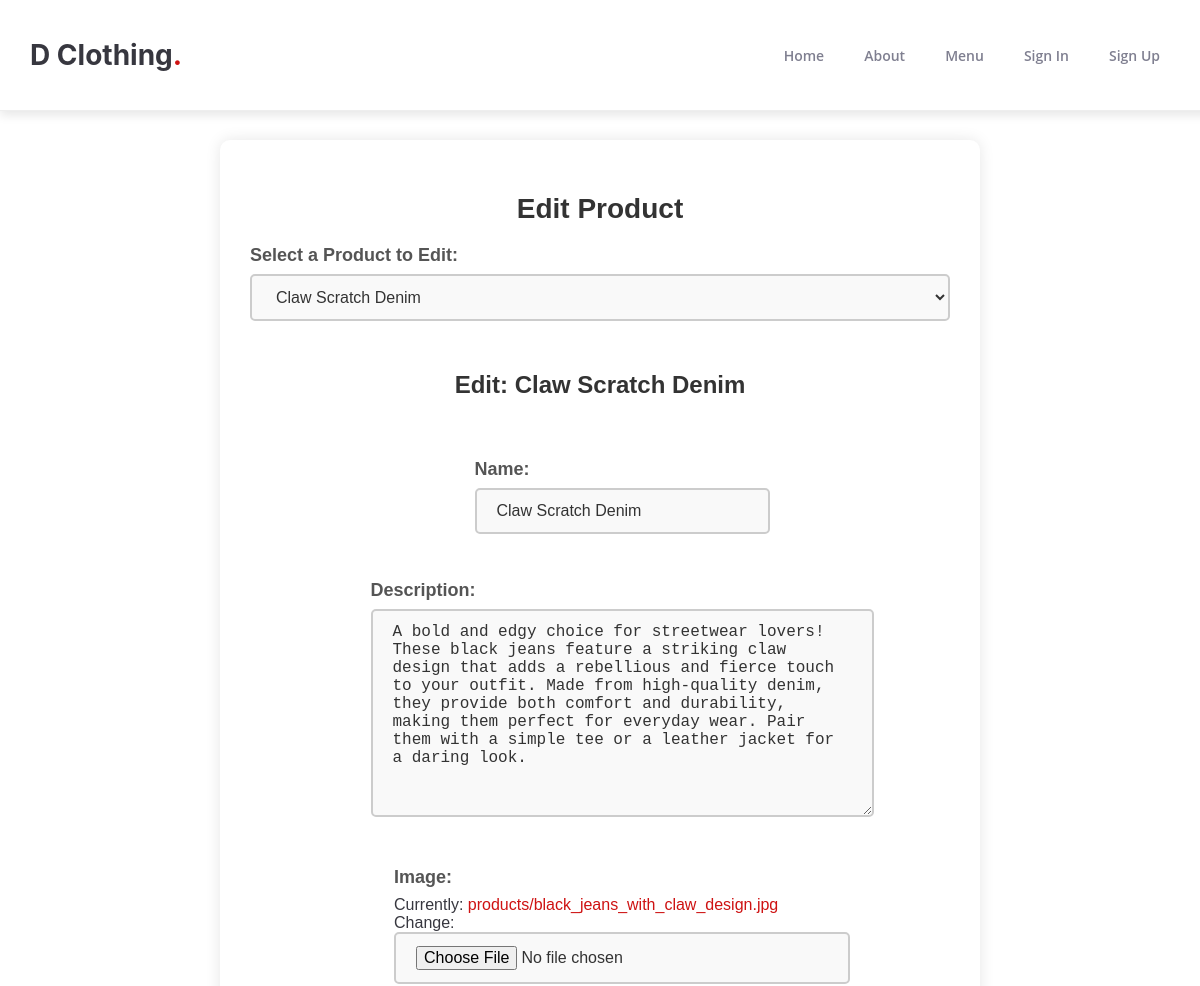
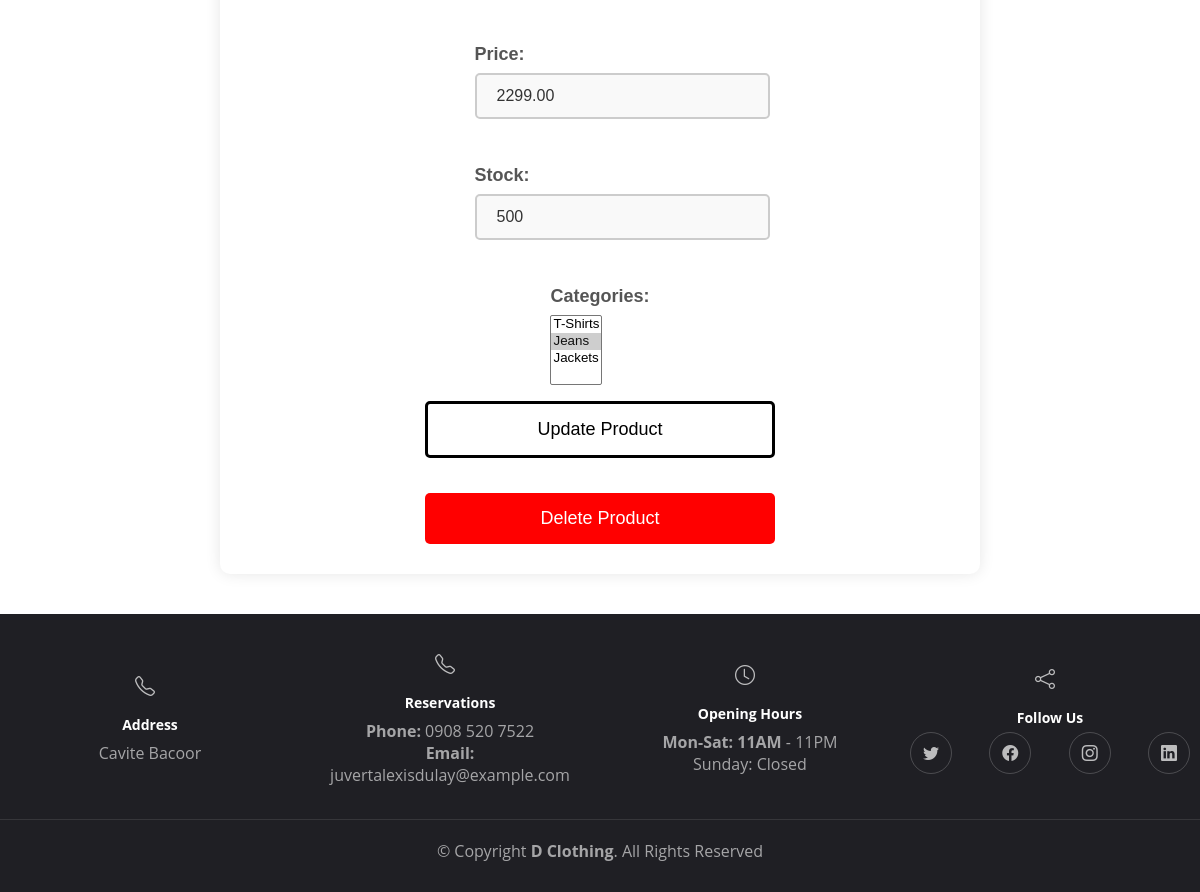
Screenshot of /product/edit/4/ with the database file from the repository (2 pictures, top to bottom).
### app/models.py (models this page shows, shortened)
class Product(models.Model):
    name = models.CharField(max_length=100)
    description = models.TextField(blank=True)
    image = models.ImageField(upload_to='products/', default='default.jpg')
    price = models.DecimalField(max_digits=10, decimal_places=2)
    stock = models.PositiveIntegerField()
    categories = models.ManyToManyField(Category, related_name='products')

class Category(models.Model):
    name = models.CharField(max_length=100)
    description = models.TextField(blank=True, null=True)
    def __str__(self):
        return self.name

### app/views.py (the view, shortened to what this page needs)
# urls.py: path('product/edit/<int:pk>/', EditProductView.as_view(), name='edit_product'),
class EditProductView(View):
    def get(self, request, pk=None):
        if pk:
            selected_product = get_object_or_404(Product, pk=pk)
            form = ProductForm(instance=selected_product)
        else:
            selected_product = None
            form = ProductForm()
        context = {
            'products': Product.objects.all(),
            'selected_product': selected_product,
            'form': form,
        }
        return render(request, 'app/edit_product.html', context)

### app/views.py
class ProductForm(forms.ModelForm):
    class Meta:
        model = Product
        fields = ['name', 'description', 'image', 'price', 'stock', 'categories']

### app/templates/app/edit_product.html (shortened to what this page needs)
{% extends 'app/base.html' %}
{% load static %}
{% block content %}
<link rel="stylesheet" href="{% static 'css/edit_product.css' %}">
<div class="edit-product-container">
    <h2>Edit Product</h2>
    <div class="form-container">
        <form method="get">
            <label for="product">Select a Product to Edit:</label>
            <select name="product" id="product" class="product-dropdown" onchange="window.location.href=this.value">
                {% for product in products %}
                    <option value="{% url 'edit_product' pk=product.pk %}" {% if product.pk == selected_product.pk %}selected{% endif %}>
                        {{ product.name }}
                    </option>
                {% endfor %}
            </select>
        </form>
        {% if selected_product %}
            <h3>Edit: {{ selected_product.name }}</h3>
            <div class="form-wrapper">
                <form method="post" enctype="multipart/form-data" class="product-form">
                    {{ form.as_p }}
                    <button type="submit" class="submit-button">Update Product</button>
                </form>
                <form method="post" action="{% url 'delete_product' pk=selected_product.pk %}"
                      onsubmit="return confirm('Are you sure you want to delete this product?');" class="delete-form">
                    <button type="submit" class="delete-button">Delete Product</button>
                </form>
            </div>
        {% endif %}
    </div>
</div>
{% endblock %}

### static/css/base.css (style rules this page uses)
body { font-family: var(--font-default); color: var(--color-default); }

### static/css/navbar.css (style rules this page uses)
:root { --font-default: "Open Sans", system-ui, -apple-system, "Segoe UI", Roboto, "Helvetica Neue", Arial, "Noto Sans", "Liberation Sans", sans-serif; --font-secondary: "Inter", sans-serif; --color-primary: #ce1212; --color-secondary: #37373f; --color-background: #ffffff; --color-text-light: #7f7f90; --color-hover: #ec2727; }
body { font-family: var(--font-default); color: var(--color-secondary); background-color: var(--color-background); margin: 0; padding: 0; }
a { color: var(--color-primary); text-decoration: none; transition: color 0.3s ease; }

### static/css/edit_product.css (style rules this page uses)
.edit-product-container { max-width: 700px; margin: 40px auto; padding: 30px; background: white; border-radius: 10px; box-shadow: 0 0 15px rgba(0, 0, 0, 0.1); font-family: Arial, sans-serif; margin-top: 140px; }
.edit-product-container h2 { text-align: center; font-size: 28px; margin-bottom: 20px; color: #333; }
.form-container { margin-top: 20px; }
label { font-size: 18px; margin-bottom: 8px; display: block; font-weight: 600; color: #555; }
.product-dropdown { width: 100%; padding: 12px 20px; margin-bottom: 20px; border: 2px solid #ccc; border-radius: 5px; font-size: 16px; background-color: #f9f9f9; color: #333; cursor: pointer; transition: border 0.3s ease-in-out; }
h3 { font-size: 24px; color: #333; margin-top: 30px; text-align: center; }
form { margin-top: 20px; }
form p { font-size: 16px; margin-bottom: 15px; }
input[type="text"], input[type="number"], input[type="file"], textarea { width: 100%; padding: 12px 20px; margin-bottom: 15px; border: 2px solid #ccc; border-radius: 5px; font-size: 16px; background-color: #f9f9f9; color: #333; transition: border 0.3s ease-in-out; }
.form-wrapper { display: flex; flex-direction: column; align-items: center; justify-content: center; gap: 15px; margin-top: 20px; width: 100%; }
.product-form, .delete-form { display: flex; flex-direction: column; align-items: center; width: 100%; }
.submit-button, .delete-button { width: 50%; padding: 15px; font-size: 18px; border: none; border-radius: 5px; cursor: pointer; transition: background-color 0.3s; text-align: center; }
.submit-button { background-color: white; color: black; border: solid black; }
.delete-button { background-color: red; color: white; }

### rows the page displays
Product: name "Claw Scratch Denim", description "A bold and edgy choice for streetwear lovers! These black jeans feature a striking claw design that adds a rebellious and fierce touch to your outfit. Made from high-quality denim, they provide both comfort and durability, making them perfect for everyday wear. Pair them with a simple tee or a leather jacket for a daring look.", price "2299.00", stock "500"

### other values shown
form field product "Claw Scratch Denim"
